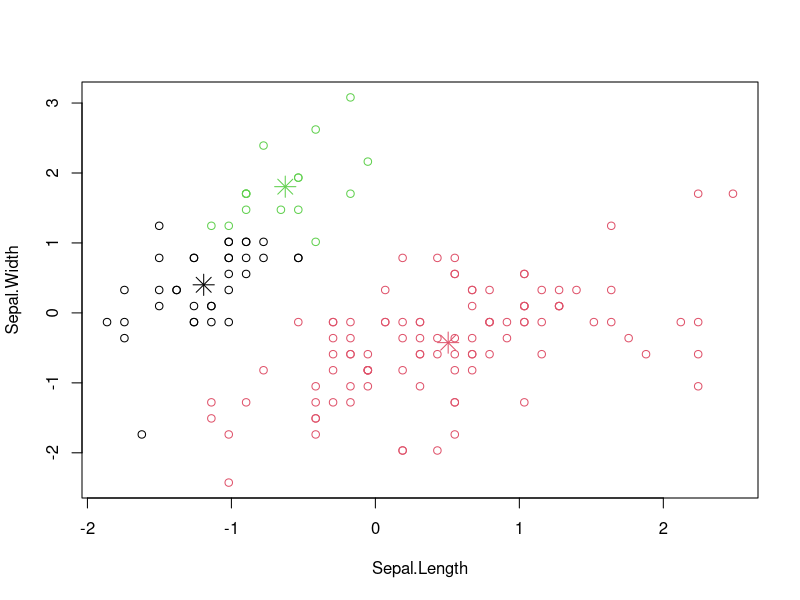

R code for this plot: (Note: this script raises an error after producing the figure.)
iris2=iris
iris2$Species=NULL
#normalizo iris2, Notese el uso y sintaxis del bucle
for (j in 1:4) {x=iris2[,j] ; v=(x-mean(x))/sqrt(var(x)); iris2[,j]=v}
kmeans.result=kmeans(iris2,3)
kmeans.result
table(iris$Species,kmeans.result$cluster)
#Analisis de bondad
plot(iris2[c("Sepal.Length","Sepal.Width")], col=kmeans.result$cluster)
points(kmeans.result$centers[,c("Sepal.Length","Sepal.Width")],col=1:3,pch=8,cex=2)
x=kmeans.result$cluster
plotcluster(iris2,x)
shi= silhouette(kmeans.result$cluster,dist(iris2))
plot(shi,col=1:3)
#Calculo de algunas otras medidas de bondad del agrupamiento
#(Ver descripcion de la funcion)
group=kmeans.result$cluster
cluster.stats(dist(iris2),group,alt.clustering=as.integer(iris$Species))
